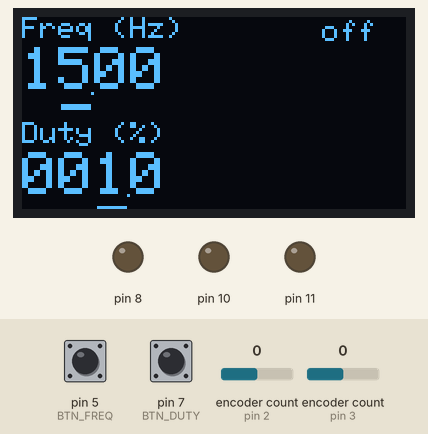
Bench run of a sketch on a simulated Arduino Nano, built with avr-gcc and run on an emulated ATmega328P. Shown: 128×64 one-colour display, output pins drawn as LEDs (lit = HIGH). The test bench sets the inputs (shaded band); at power-on: pin 7 (BTN_DUTY) HIGH, encoder count (sensors on pin 2, pin 3) 0, pin 5 (BTN_FREQ) HIGH. EEPROM starts erased; pins used as bus, display or sensor lines are not drawn; what the sketch prints to the serial monitor is not drawn.

Above: at 1.2 s.
1.3 s: pin 7 (BTN_DUTY) pulled LOW for 0.15 s
At 2.6 s:
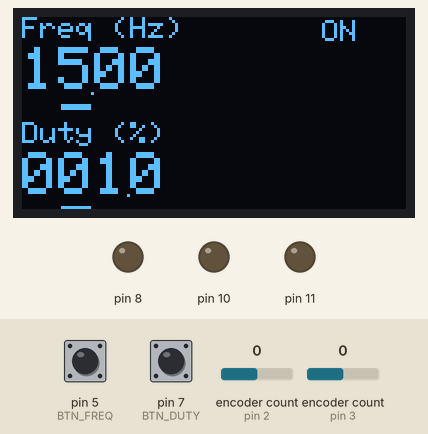
2.9 s: encoder count (sensor on pin 2) set to 1
At 3.2 s:
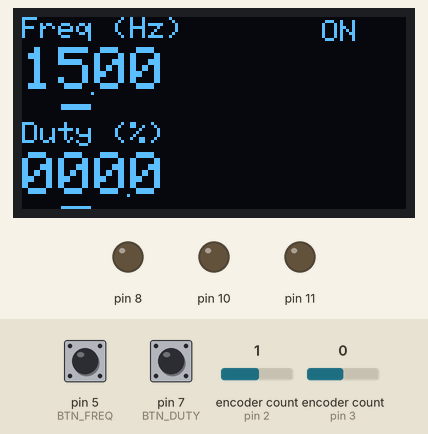
4.4 s: pin 7 (BTN_DUTY) pulled LOW for 1 s
At 6.3 s:
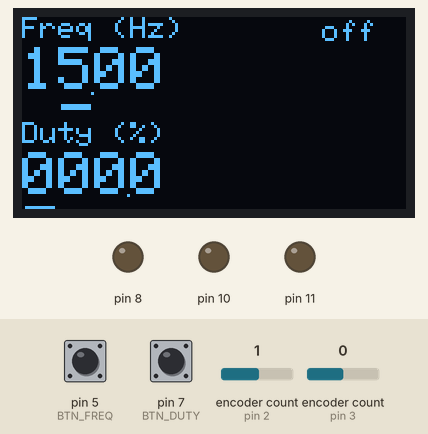
6.9 s: encoder count (sensor on pin 3) set to 1
At 7.4 s:
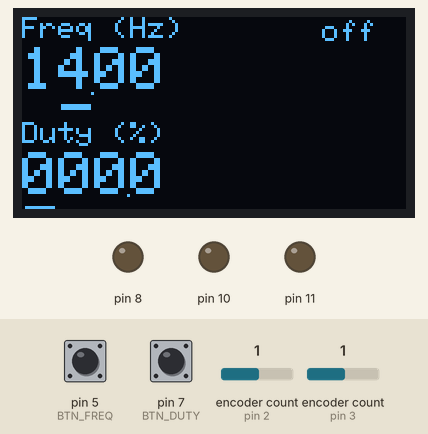
8.4 s: pin 5 (BTN_FREQ) pulled LOW for 0.15 s
At 9.6 s:
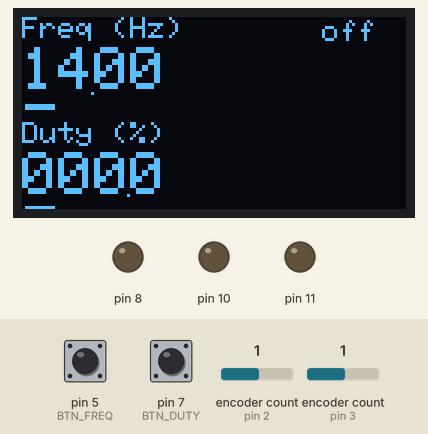
10.0 s: pin 5 (BTN_FREQ) pulled LOW for 1 s
At 11.0 s:
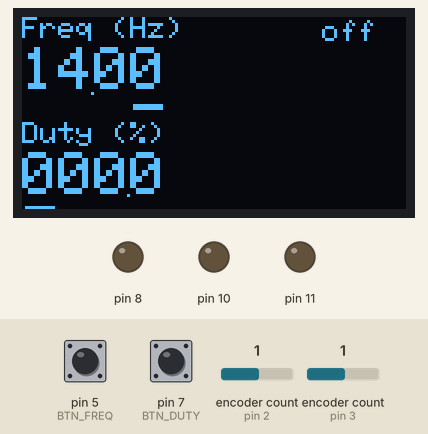
Timing chart, 0 to 13.0 s (numbered marks = the images above; inputs shaded):
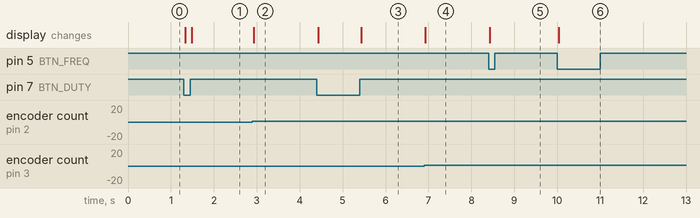

The sketch:

Pulser.ino
```cpp
#include <Wire.h>
#include <EEPROM.h>
#include <avr/sleep.h>
#include <avr/power.h>
//external libs
#include <Encoder.h>
#include <Adafruit_GFX.h>
#include <Adafruit_SSD1306.h>
//internal
#include "EncoderControl.h"

Adafruit_SSD1306 display(128, 64, &Wire, -1); //A4->SDA and A5->SCL

// ---------- Encoders: better if first pin has interrups (D2,D3 in Nano
Encoder encFreq(3, 4);
#define BTN_FREQ 5
Encoder encDuty(2, 6);
#define BTN_DUTY 7

#define OUTPUT_PIN 9  // OC1A
EncoderControl freqCtrl(encFreq, BTN_FREQ, 1, 9999, 1500);   // start at 15 Hz it is divided by 100
EncoderControl dutyCtrl(encDuty, BTN_DUTY, 0, 1000, 10);    // start at 1% it is divided by 10
bool switchedOn = false;

// ---------- EEPROM values: save/load with persistance
typedef struct{
  int32_t _signature;
  int16_t value1;
  int16_t value2;
  bool switchedOn;
} ConfigData;
ConfigData config;
void saveConfig() {
  config._signature = 0xBEEF;
  config.value1 = freqCtrl.getValue();
  config.value2 = dutyCtrl.getValue();
  config.switchedOn = switchedOn;
  EEPROM.put(0, config);
}
void loadConfig() {
  EEPROM.get(0, config);
  if (config._signature != 0xBEEF){ //first time loading, put default values
      config._signature = 0xBEEF;
      config.value1 = 1500;
      config.value2 = 10;
      config.switchedOn = false;
      saveConfig();
  }
  freqCtrl.setValue( config.value1 );
  dutyCtrl.setValue( config.value2 );
  switchedOn = config.switchedOn;
}


// ---------- Function prototypes ----------
void updateTimer1(uint16_t freq, uint16_t duty);
void drawDisplay();
void uintToString(uint16_t val, char* str);
void gndPin(uint8_t pin) {pinMode(pin, OUTPUT); digitalWrite(pin, LOW);};

void setup() {
  // turn off everything we can
  power_adc_disable();
  ADCSRA = 0;
  power_spi_disable();
  //power_timer0_disable(); //disabling timer0 breaks the encoder library
  TIMSK0 &= ~_BV(TOIE0); //so we just disable its interrupt to avoid jitter

  pinMode(BTN_FREQ, INPUT_PULLUP);
  pinMode(BTN_DUTY, INPUT_PULLUP);
  pinMode(OUTPUT_PIN, OUTPUT); //9
  gndPin(8); gndPin(10); gndPin(11);

  loadConfig();
  freqCtrl.setDigit( 2 );
  dutyCtrl.setDigit( 1 );

  display.begin(SSD1306_SWITCHCAPVCC, 0x3C);
  display.setTextColor(SSD1306_WHITE);
  drawDisplay();

  updateTimer1(freqCtrl.getValue(), dutyCtrl.getValue());
  Serial.begin( 115200 );
}

void loop() {
  bool needsUpdate = false;
  uint16_t ticksPressed = 0;

  freqCtrl.handleRotation(needsUpdate);
  freqCtrl.handleButton(needsUpdate, ticksPressed);
  if (ticksPressed > 30){ //30 is around 1s -> save current parameters to EPROM
    //Serial.println( ticksPressed );
    saveConfig();
  }

  dutyCtrl.handleRotation(needsUpdate);
  dutyCtrl.handleButton(needsUpdate, ticksPressed);
  if (ticksPressed > 30){ //switch on/off
    Serial.println( switchedOn );
    if( switchedOn ){ //it is on, we switch off
      noInterrupts();
      TCCR1A = TCCR1B = TCNT1 = 0;
      digitalWrite(OUTPUT_PIN, LOW);
      interrupts();
    }
    switchedOn = switchedOn?false:true;
    needsUpdate = true;

  }

  if (needsUpdate) {
    drawDisplay();
    if (switchedOn)
      updateTimer1(freqCtrl.getValue(), dutyCtrl.getValue());
  }

  delay(20);
}


void drawDisplay() {
  char str[] = "0000";
  display.clearDisplay();
  //display.setRotation(2);

  display.setCursor(0, 0);
  display.setTextSize(1);
  display.print("Freq (Hz)");
  display.setCursor(0, 10);
  display.setTextSize(2);
  uintToString(freqCtrl.getValue(), str);
  display.print(str);
  display.drawPixel(23, 25, SSD1306_WHITE);
  display.fillRect(1+(3- freqCtrl.getDigit() )*12, 29, 10, 2, SSD1306_WHITE);    // Highlight frequency digit

  display.setCursor(0, 35);
  display.setTextSize(1);
  display.print("Duty (%)");
  display.setCursor(0, 45);
  display.setTextSize(2);
  uintToString(dutyCtrl.getValue(), str);
  display.print(str);
  display.drawPixel(35, 59, SSD1306_WHITE);
  display.fillRect(1+(3- dutyCtrl.getDigit() )*12, 63, 10, 2, SSD1306_WHITE); //duty digit

  display.setCursor(100, 1);
  display.setTextSize(1);
  if (switchedOn){
    display.print("ON");
  }else{
    display.print("off");
  }

  display.display();
}

void uintToString(uint16_t val, char* str) {
  int len = 0;
  for (; str[len] != '\0'; len++)
    str[len] = '0';

  for (int i = len - 1; val > 0 && i >= 0; i--) {
    str[i] = (val % 10) + '0';
    val /= 10;
  }
}

void updateTimer1(uint16_t freq, uint16_t duty) {
  freq = constrain(freq, 1, 9999); //freq is x100
  duty = constrain(duty, 0, 1000); //duty is from 0 to 1000

  const uint32_t F_CPU_HZ = 16000000UL;
  const uint16_t PRESCALER = 256;
  uint32_t top = F_CPU_HZ*100 / PRESCALER / freq  - 1;
  if (top > 65535) top = 65535;  // 16-bit limit
  uint32_t compare = (top * duty) / 1000;
  if (compare > top) compare = top;

  noInterrupts();
  pinMode(OUTPUT_PIN, OUTPUT);
  TCCR1A = TCCR1B = TCNT1 = 0; // Reset Timer1
  ICR1  = (uint16_t)top;      // Period
  OCR1A = (uint16_t)compare;  // Duty cycle
  TCCR1A = (1 << COM1A1) | (1 << WGM11); // Fast PWM mode using ICR1 as TOP: Mode 14 (WGM13:WGM10 = 1110)
  TCCR1B = (1 << WGM13) | (1 << WGM12);
  TCCR1B |= (1 << CS12); //prescaler to 256
  interrupts();
}
```

EncoderControl.h
```cpp
class EncoderControl {
public:
  EncoderControl(Encoder& encoder, uint8_t buttonPin, int16_t minVal, int16_t maxVal, int16_t initialValue)
    : enc(encoder), btnPin(buttonPin), minVal(minVal), maxVal(maxVal), lastPos(0), lastBtnState(HIGH),
      value(constrain(initialValue, minVal, maxVal)), digit(0) {}

  int16_t getValue() const { return value; }
  void setValue(int16_t val) {value = constrain(val, minVal, maxVal); }
  uint8_t getDigit() const { return digit; }
  void setDigit(uint8_t d) {digit = constrain(d, 0, 3); }

  bool handleRotation(bool& needsUpdate) {
    long newPos = enc.read() / 4; // Adjust sensitivity
    if (newPos != lastPos) {
      long delta = newPos - lastPos;
      int16_t step = 1;
      if (digit == 1) step = 10;
      else if (digit == 2) step = 100;
      else if (digit == 3) step = 1000;
      value -= delta * step;
      value = constrain(value, minVal, maxVal);
      lastPos = newPos;
      needsUpdate = true;
    }
  }

  void handleButton(bool& needsUpdate, uint16_t& tPressed) {
    tPressed = 0;
    uint8_t btnState = digitalRead(btnPin);
    if (btnState == LOW){ //pressed
      if (lastBtnState == HIGH){
        digit = (digit + 1) % 4;
        needsUpdate = true;
      }
      ticksPressed += 1;
    }else{ //not pressed
      tPressed = ticksPressed;
      ticksPressed = 0;
    }
    lastBtnState = btnState;
  }

private:
  Encoder& enc;
  long lastPos;

  const uint8_t btnPin;
  uint8_t lastBtnState;
  uint8_t digit;
  uint16_t ticksPressed;

  int16_t value;
  const int16_t minVal, maxVal;
};
```

Measured:
- after the input at 1.3 s, the display: first changes at once (image 1 shows a later state)
- after the input at 2.9 s, the display: changes at once (image 2)
- after the input at 4.4 s, the display: first changes at once (image 3 shows a later state)
- after the input at 6.9 s, the display: changes at once (image 4)
- after the input at 8.4 s, the display: changes at once (image 5)
- after the input at 10.0 s, the display: changes at once (image 6)
